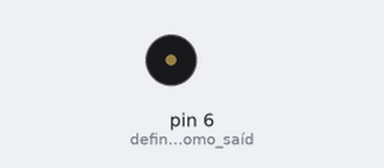
Bench run of a sketch on a simulated Arduino Uno, built with avr-gcc and run on an emulated ATmega328P. On the bench: buzzer (waves = sounding).

Above: at 0.1 s.
Timing chart, 0 to 1.6 s (numbered marks = the images above):
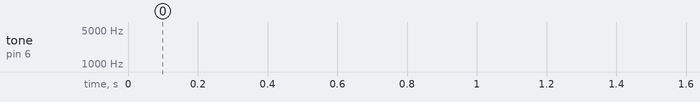

The sketch:

sketch_aug03b_puzzle.ino
```cpp
/*PROJETO SIRENE COM BUZZER by ON ELECTRONIC*/

float seno;
int frequencia;

void setup() {
 pinMode(6,OUTPUT); //define o pino 9 como saída
}

void loop() {
 for(int x=0;x<180;x++){

  //converte graus (o X da equação) para radiando e depois obtém o valor do seno
  seno=(sin(x*3.1416/180));

  //gera uma frequência a partir do valor do seno
  frequencia = 2000 + (int(seno*1000));
  tone(6,frequencia);
  delay(2);
 }
}
```
